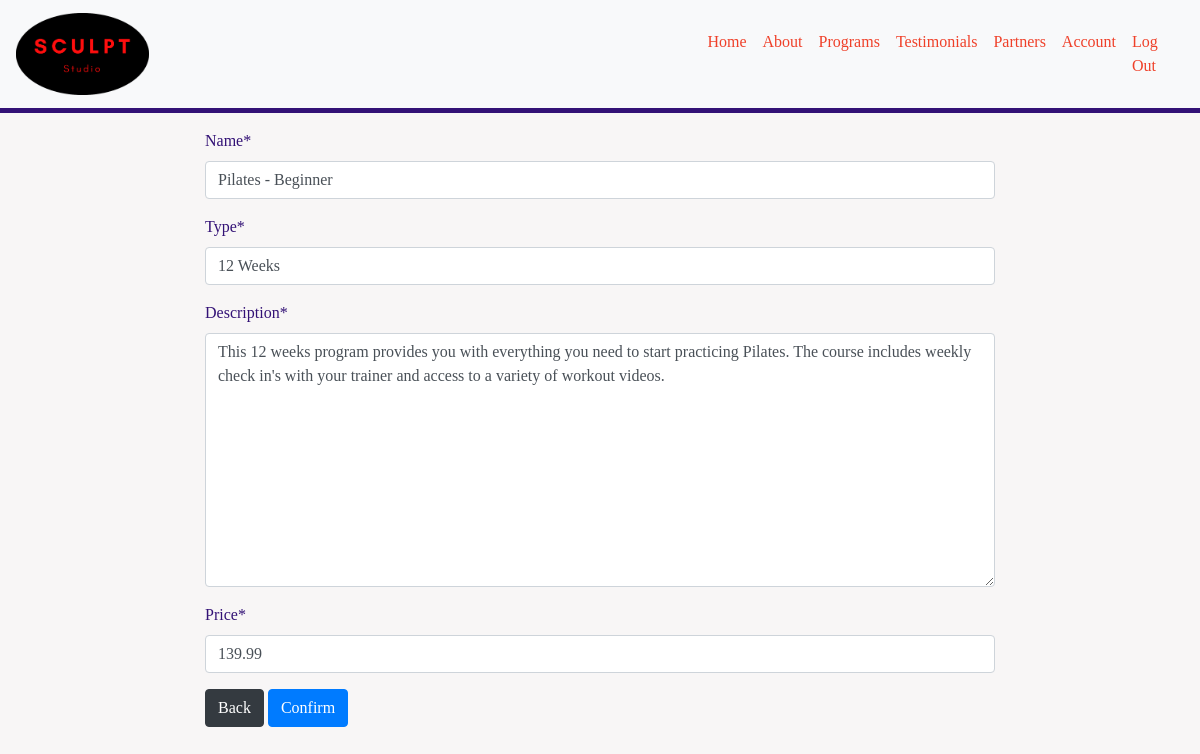
Screenshot of /programs/edit_program/1 (signed in) with the database file from the repository.
### programs/models.py (models this page shows, shortened)
class Programs(models.Model):
    class Meta:
        verbose_name_plural = 'Programs'
    name = models.CharField(max_length=100)
    type = models.CharField(max_length=100)
    description = models.TextField()
    price = models.DecimalField(max_digits=6, decimal_places=2)

### programs/views.py (the view)
# urls.py: path('edit_program/<int:program_id>', views.edit_program, name='edit_program'),
@login_required
def edit_program(request, program_id):
    programs = get_object_or_404(Programs, pk=program_id)
    if not request.user.is_superuser:
        messages.error(request, f'You must be and administrative user to use this function')
        return redirect(reverse('home'))
    if request.method == 'POST':
        form = ProgramForm(request.POST, instance=programs)
        if form.is_valid:
            form.save()
            return redirect(reverse('program_details', args=[programs.id]))
    else:
        form = ProgramForm(instance=programs)
    context = {
        'programs': programs,
        'form': form
    }
    return render(request, 'programs/edit_program.html', context)

### programs/forms.py
class ProgramForm(forms.ModelForm):
    class Meta:
        model = Programs
        fields = '__all__'

### cart/contexts.py (called while the page is built, shortened)
def cart_content(request):
    cart_content = []
    program_count = 1
    total = 0
    cart = request.session.get('cart', {})
    context = {
        'cart_content': cart_content,
        'program_count': program_count,
        'total': total
    }
    return context

### programs/templates/programs/edit_program.html (shortened to what this page needs)
{% extends 'base.html' %}
{% load crispy_forms_tags %}
{% block content %}
<div class="row justify-content-center">
    <div class="col-8">
        <form action="{% url 'edit_program' programs.id %}" method="POST">
            {{ form | crispy }}
            <a href="{% url 'programs' %}" class="btn btn-dark btn-primary">Back</a>
            <button type="submit" class="btn btn-primary">Confirm</button>
        </form>
    </div>
</div>
{% endblock %}

### static/css/main.css (style rules this page uses)
* { font-family: 'Noto Serif JP', serif; color: rgb(51, 18, 118); font-weight: 500; }
body { background-color: rgb(248, 246, 246); }
a { color: rgb(239, 64, 41); transition: 0.5s; }

### rows the page displays
Programs: name "Pilates - Beginner", type "12 Weeks", description "This 12 weeks program provides you with everything you need to start practicing Pilates. The course includes weekly check in's with your trainer and access to a variety of workout videos.", price "139.99"
